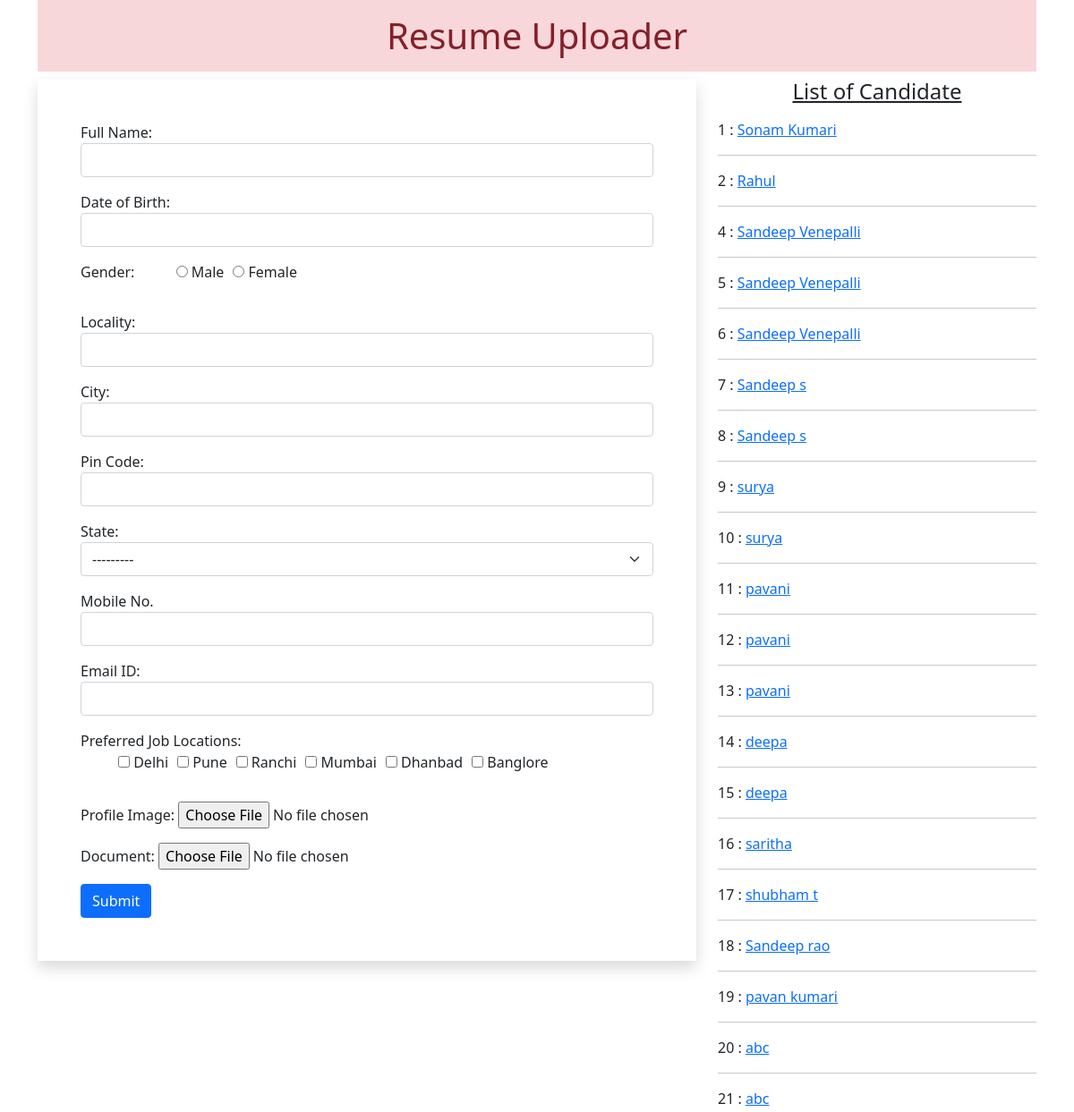
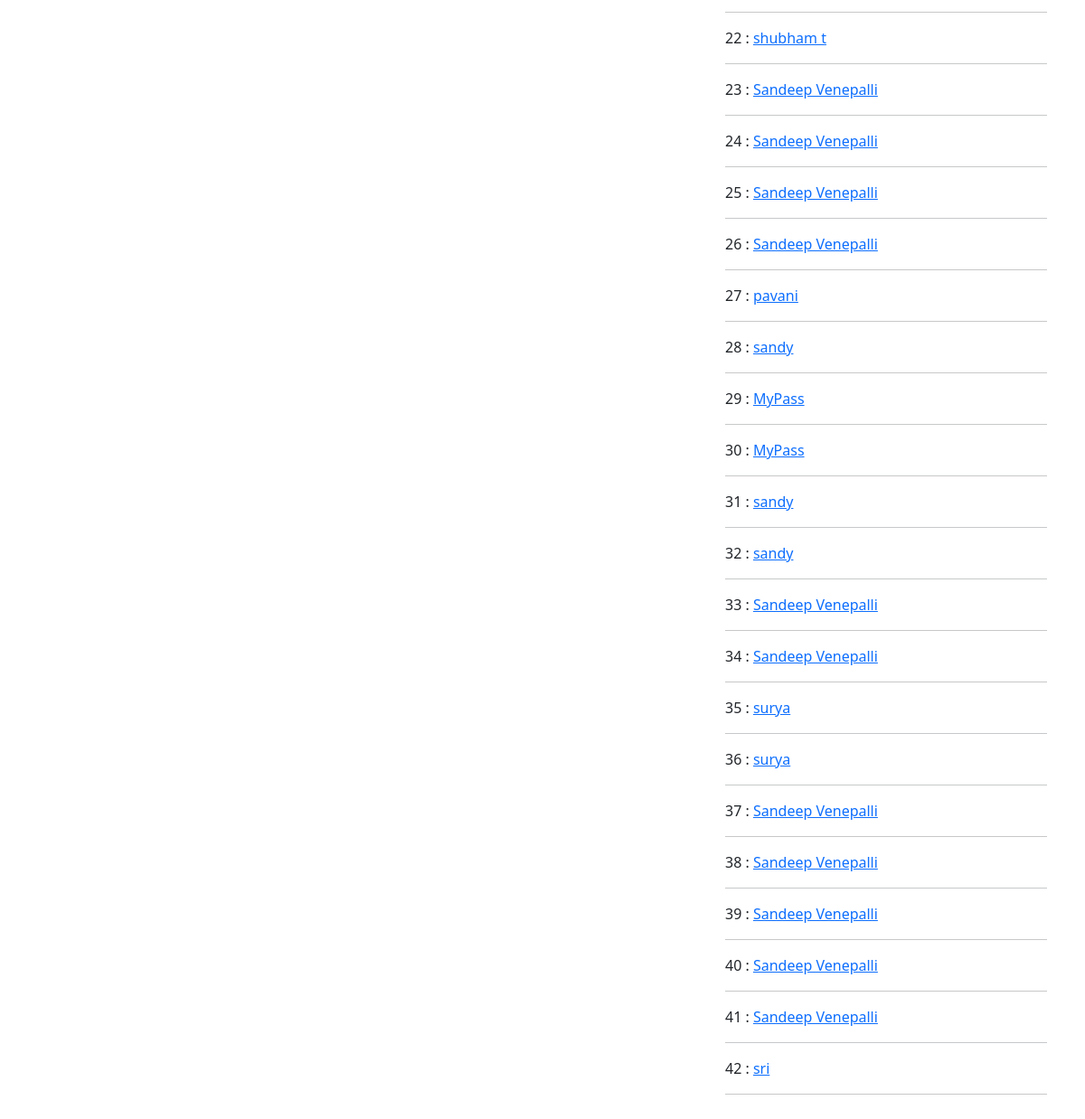
The page / on the database its author committed (2 pictures, top to bottom).
### myapp/models.py (models this page shows)
class Resume(models.Model):
 name = models.CharField(max_length=100)
 dob = models.DateField(auto_now=False, auto_now_add=False)
 gender = models.CharField(max_length=100)
 locality = models.CharField(max_length=100)
 city = models.CharField(max_length=100)
 pin = models.PositiveIntegerField()
 state = models.CharField(choices=STATE_CHOICE, max_length=50)
 mobile = models.PositiveIntegerField()
 email = models.EmailField()
 job_city = models.CharField(max_length=50)
 profile_image = models.ImageField(upload_to='profileimg', blank=True)
 my_file = models.FileField(upload_to='doc', blank=True)

### myapp/views.py (the view, shortened to what this page needs)
# urls.py: path('', views.HomeView.as_view(), name='home'),
class HomeView(View):
 def get(self, request):
  form = ResumeForm()
  candidates = Resume.objects.all()
  return render(request, 'myapp/home.html', { 'candidates':candidates, 'form':form})

### myapp/forms.py
class ResumeForm(forms.ModelForm):
 gender = forms.ChoiceField(choices=GENDER_CHOICES, widget=forms.RadioSelect)
 job_city = forms.MultipleChoiceField(label='Preferred Job Locations', choices=JOB_CITY_CHOICE, widget=forms.CheckboxSelectMultiple)
 class Meta:
  model = Resume
  fields = ['name', 'dob', 'gender', 'locality', 'city', 'pin', 'state', 'mobile', 'email', 'job_city', 'profile_image', 'my_file']
  labels = {'name':'Full Name', 'dob': 'Date of Birth', 'pin':'Pin Code', 'mobile':'Mobile No.', 'email':'Email ID', 'profile_image':'Profile Image', 'my_file':'Document'}
  widgets = {
   'name':forms.TextInput(attrs={'class':'form-control'}),
   'dob':forms.DateInput(attrs={'class':'form-control', 'id':'datepicker'}),
   'locality':forms.TextInput(attrs={'class':'form-control'}),
   'city':forms.TextInput(attrs={'class':'form-control'}),
   'pin':forms.NumberInput(attrs={'class':'form-control'}),
   'state':forms.Select(attrs={'class':'form-select'}),
   'mobile':forms.NumberInput(attrs={'class':'form-control'}),
   'email':forms.EmailInput(attrs={'class':'form-control'}),
  }

### myapp/templates/myapp/home.html (shortened to what this page needs)
<!DOCTYPE html>
{% load static %}
<html lang="en">
<head>
 <link href="https://cdn.jsdelivr.net/npm/bootstrap@5.0.0-beta2/dist/css/bootstrap.min.css" rel="stylesheet">
 <link rel="stylesheet" href="//code.jquery.com/ui/1.12.1/themes/base/jquery-ui.css">
 <link rel="stylesheet" href="{% static 'myapp/css/style.css' %}">
</head>
<body>
 <div class="container mb-5">
  <h1 class="alert-danger text-center p-3">Resume Uploader</h1>
  <div class="row">
   <div class="col-sm-8">
    <form action="" method="post" enctype="multipart/form-data" class="shadow p-5">
     {% for fm in form %}
       <div class="form-group mb-3">
       {{fm.label_tag}} {{fm}} <small class="text-danger">{{fm.errors|striptags}}</small>
       </div>
     {% endfor %}
     <input type="submit" value="Submit" class="btn btn-primary">
    </form>
   </div>
   <div class="col-sm-4">
    <h4 class="text-center mb-3"><u>List of Candidate</u></h4>
    {% for candidate in candidates %}
     {{candidate.id}} : <a href="{% url 'candidate' candidate.id %}">{{candidate.name}}</a>
     <hr>
    {% endfor %}
   </div>
  </div>
 </div>
</body>
</html>

### myapp/static/myapp/css/style.css (style rules this page uses)
#id_gender, #id_job_city { list-style-type: none; display: inline-flex; }
#id_gender > li { padding-left: 10px; }
#id_job_city > li { padding-left: 10px; }

### rows shown on the page
Resume: id "1", name "Sonam Kumari"
Resume: id "2", name "Rahul"
Resume: id "4", name "Sandeep Venepalli"
Resume: id "5", name "Sandeep Venepalli"
Resume: id "6", name "Sandeep Venepalli"
Resume: id "7", name "Sandeep s"
Resume: id "8", name "Sandeep s"
Resume: id "9", name "surya"
Resume: id "10", name "surya"
Resume: id "11", name "pavani"
Resume: id "12", name "pavani"
Resume: id "13", name "pavani"
Resume: id "14", name "deepa"
Resume: id "15", name "deepa"
Resume: id "16", name "saritha"
Resume: id "17", name "shubham t"
Resume: id "18", name "Sandeep rao"
Resume: id "19", name "pavan kumari"
Resume: id "20", name "abc"
Resume: id "21", name "abc"
Resume: id "22", name "shubham t"
Resume: id "23", name "Sandeep Venepalli"
Resume: id "24", name "Sandeep Venepalli"
Resume: id "25", name "Sandeep Venepalli"
Resume: id "26", name "Sandeep Venepalli"
Resume: id "27", name "pavani"
Resume: id "28", name "sandy"
Resume: id "29", name "MyPass"
Resume: id "30", name "MyPass"
Resume: id "31", name "sandy"
Resume: id "32", name "sandy"
Resume: id "33", name "Sandeep Venepalli"
Resume: id "34", name "Sandeep Venepalli"
Resume: id "35", name "surya"
Resume: id "36", name "surya"
Resume: id "37", name "Sandeep Venepalli"
Resume: id "38", name "Sandeep Venepalli"
Resume: id "39", name "Sandeep Venepalli"
Resume: id "40", name "Sandeep Venepalli"
Resume: id "41", name "Sandeep Venepalli"
Resume: id "42", name "sri"

### other values the page prints
{{ fm.label_tag }} "Full Name:" "Date of Birth:" "Gender:" "Locality:" "City:" "Pin Code:" "State:" "Mobile No." "Email ID:" "Preferred Job Locations:" "Profile Image:" "Document:"
